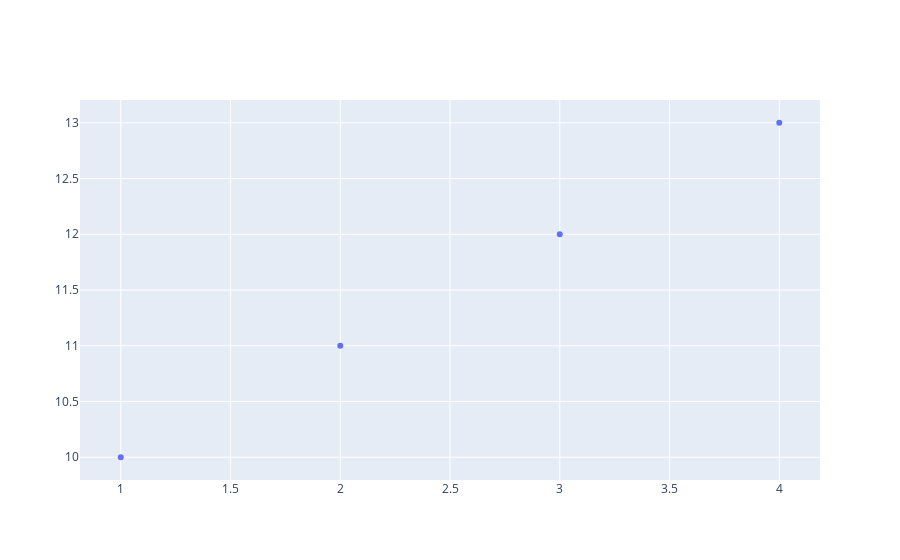

Write notebook code for a chart like this one.
### Markdown cell above
在 Matplotlib 章节中，我们介绍了散点图、柱状条形图、饼图、直方图、箱线图等基本图表的作图方法，它们在 Plotly 库中也有对应的函数来作出 `trace` 。
## 散点图

`go.Scatter` 是 Plotly 中用于创建散点图（scatter plot）的类。以下是一些常用的参数：

- `x`: 用于指定数据点在 x 轴上的坐标，可以是单个值、列表或数组。
- `y`: 用于指定数据点在 y 轴上的坐标，可以是单个值、列表或数组。
- `mode`: 定义散点图的模式，常见的包括 'markers'（仅显示标记）、'lines'（仅显示线）、'lines+markers'（同时显示线和标记）等，因此该类也可以作出折线图。
- `name`: 为 `trace` 指定一个名称，用于图例等，默认名称为“trace x”，x从0开始计数。
- `marker`: 一个字典，包含有关标记的属性，例如颜色、大小等。
- `line`: 一个字典，包含有关线的属性，例如颜色、宽度等。

例：向图形对象添加一个 mode 为 'markers' 的散点图。 x 值为 [1, 2, 3, 4]，对应的 y 值为 [10, 11, 12, 13]。

### Code cell
# 创建一个空的图形对象
fig = go.Figure()
fig.add_trace(go.Scatter(x=[1, 2, 3, 4], y=[10, 11, 12, 13], mode='markers'))
fig.show()

### Figure 1 — Plotly figure (JSON) as saved in the notebook; plotly's stock layout.template omitted (floating-point values rounded to 4 significant figures)
{"data": [{"mode": "markers", "type": "scatter", "x": [1, 2, 3, 4], "y": [10, 11, 12, 13]}], "layout": {}}
